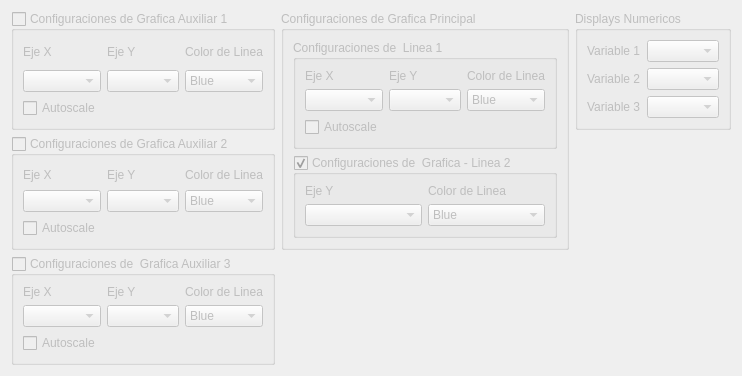
      <widget class="QWidget" name="tab_plot_config">
       <attribute name="title">
        <string>Configuracion de Graficas</string>
       </attribute>
       <layout class="QGridLayout" name="gridLayout_62">
        <item row="0" column="0">
         <widget class="QGroupBox" name="gb_auxplot_1_config">
          <property name="enabled">
           <bool>false</bool>
          </property>
          <property name="title">
           <string>Configuraciones de Grafica Auxiliar 1</string>
          </property>
          <property name="checkable">
           <bool>true</bool>
          </property>
          <property name="checked">
           <bool>false</bool>
          </property>
          <layout class="QGridLayout" name="gridLayout_3">
           <item row="0" column="0">
            <widget class="QLabel" name="lb_cbx_auxport_1_x">
             <property name="text">
              <string>Eje X</string>
             </property>
            </widget>
           </item>
           <item row="0" column="1">
            <widget class="QLabel" name="lb_cbx_auxport_1_y">
             <property name="text">
              <string>Eje Y</string>
             </property>
            </widget>
           </item>
           <item row="0" column="2">
            <widget class="QLabel" name="lb_cbx_auxport_1_linecolor">
             <property name="text">
              <string>Color de Linea</string>
             </property>
            </widget>
           </item>
           <item row="1" column="0">
            <widget class="QComboBox" name="cbx_auxport_1_x"/>
           </item>
           <item row="1" column="1">
            <widget class="QComboBox" name="cbx_auxport_1_y"/>
           </item>
           <item row="1" column="2">
            <widget class="QComboBox" name="cbx_auxport_1_linecolor">
             <item>
              <property name="text">
               <string>Blue</string>
              </property>
             </item>
             <item>
              <property name="text">
               <string>Green</string>
              </property>
             </item>
             <item>
              <property name="text">
               <string>Red</string>
              </property>
             </item>
             <item>
              <property name="text">
               <string>Yellow</string>
              </property>
             </item>
            </widget>
           </item>
           <item row="2" column="0">
            <widget class="QCheckBox" name="chbx_autoscale_auxport_1">
             <property name="text">
              <string>Autoscale</string>
             </property>
            </widget>
           </item>
          </layout>
         </widget>
        </item>
        <item row="0" column="1" rowspan="2">
         <widget class="QGroupBox" name="gb_mainplot_config">
          <property name="enabled">
           <bool>false</bool>
          </property>
          <property name="title">
           <string>Configuraciones de Grafica Principal</string>
          </property>
          <layout class="QGridLayout" name="gridLayout_9">
           <item row="1" column="0">
            <widget class="QGroupBox" name="gb_line_2_mainplot_config">
             <property name="minimumSize">
              <size>
               <width>191</width>
               <height>72</height>
              </size>
             </property>
             <property name="title">
              <string>Configuraciones de  Grafica - Linea 2</string>
             </property>
             <property name="checkable">
              <bool>true</bool>
             </property>
             <layout class="QGridLayout" name="gridLayout_6">
              <item row="0" column="0">
               <widget class="QLabel" name="lb_line_2_mainplot_y">
                <property name="text">
                 <string>Eje Y</string>
                </property>
               </widget>
              </item>
              <item row="0" column="1">
               <widget class="QLabel" name="lb_line_2_mainplot_linecolor">
                <property name="text">
                 <string>Color de Linea</string>
                </property>
               </widget>
              </item>
              <item row="1" column="0">
               <widget class="QComboBox" name="cbx_line_2_mainplot_y"/>
              </item>
              <item row="1" column="1">
               <widget class="QComboBox" name="cbx_line_2_mainplot_linecolor">
                <item>
                 <property name="text">
                  <string>Blue</string>
                 </property>
                </item>
                <item>
                 <property name="text">
                  <string>Green</string>
                 </property>
                </item>
                <item>
                 <property name="text">
                  <string>Red</string>
                 </property>
                </item>
                <item>
                 <property name="text">
                  <string>Yellow</string>
                 </property>
                </item>
               </widget>
              </item>
             </layout>
            </widget>
           </item>
           <item row="0" column="0">
            <widget class="QGroupBox" name="gb_line_1_mainplot_config">
             <property name="title">
              <string>Configuraciones de  Linea 1</string>
             </property>
             <layout class="QGridLayout" name="gridLayout_7">
              <item row="1" column="1">
               <widget class="QComboBox" name="cbx_line_1_mainplot_y"/>
              </item>
              <item row="1" column="2">
               <widget class="QComboBox" name="cbx_line_1_mainplot_linecolor">
                <item>
                 <property name="text">
                  <string>Blue</string>
                 </property>
                </item>
                <item>
                 <property name="text">
                  <string>Green</string>
                 </property>
                </item>
                <item>
                 <property name="text">
                  <string>Red</string>
                 </property>
                </item>
                <item>
                 <property name="text">
                  <string>Yellow</string>
                 </property>
                </item>
               </widget>
              </item>
              <item row="0" column="1">
               <widget class="QLabel" name="lb_line_1_mainplot_y">
                <property name="text">
                 <string>Eje Y</string>
                </property>
               </widget>
              </item>
              <item row="0" column="2">
               <widget class="QLabel" name="lb_line_1_mainplot_linecolor">
                <property name="text">
                 <string>Color de Linea</string>
                </property>
               </widget>
              </item>
              <item row="1" column="0">
               <widget class="QComboBox" name="cbx_line_1_mainplot_x"/>
              </item>
              <item row="2" column="0">
               <widget class="QCheckBox" name="chbx_autoscale_mainplot">
                <property name="text">
                 <string>Autoscale</string>
                </property>
               </widget>
              </item>
              <item row="0" column="0">
               <widget class="QLabel" name="lb_line_1_mainplot_x">
                <property name="text">
                 <string>Eje X</string>
                </property>
               </widget>
              </item>
             </layout>
            </widget>
           </item>
          </layout>
         </widget>
        </item>
        <item row="0" column="2">
         <widget class="QGroupBox" name="gb_displays_config">
          <property name="enabled">
           <bool>false</bool>
          </property>
          <property name="title">
           <string>Displays Numericos</string>
          </property>
          <layout class="QGridLayout" name="gridLayout_21">
           <item row="0" column="0">
            <widget class="QLabel" name="lb_var_1_select">
             <property name="text">
              <string>Variable 1</string>
             </property>
            </widget>
           </item>
           <item row="0" column="1">
            <widget class="QComboBox" name="cbx_var_1_select"/>
           </item>
           <item row="1" column="0">
            <widget class="QLabel" name="lb_var_2_select">
             <property name="text">
              <string>Variable 2</string>
             </property>
            </widget>
           </item>
           <item row="1" column="1">
            <widget class="QComboBox" name="cbx_var_2_select"/>
           </item>
           <item row="2" column="0">
            <widget class="QLabel" name="lb_var_3_select">
             <property name="text">
              <string>Variable 3</string>
             </property>
            </widget>
           </item>
           <item row="2" column="1">
            <widget class="QComboBox" name="cbx_var_3_select"/>
           </item>
          </layout>
         </widget>
        </item>
        <item row="1" column="0">
         <widget class="QGroupBox" name="gb_auxplot_2_config">
          <property name="enabled">
           <bool>false</bool>
          </property>
          <property name="title">
           <string>Configuraciones de Grafica Auxiliar 2</string>
          </property>
          <property name="checkable">
           <bool>true</bool>
          </property>
          <property name="checked">
           <bool>false</bool>
          </property>
          <layout class="QGridLayout" name="gridLayout_4">
           <item row="0" column="0">
            <widget class="QLabel" name="lb_cbx_auxport_2_x">
             <property name="text">
              <string>Eje X</string>
             </property>
            </widget>
           </item>
           <item row="0" column="1">
            <widget class="QLabel" name="lb_cbx_auxport_2_y">
             <property name="text">
              <string>Eje Y</string>
             </property>
            </widget>
           </item>
           <item row="0" column="2">
            <widget class="QLabel" name="lb_cbx_auxport_2_linecolor">
             <property name="text">
              <string>Color de Linea</string>
             </property>
            </widget>
           </item>
           <item row="1" column="0">
            <widget class="QComboBox" name="cbx_auxport_2_x"/>
           </item>
           <item row="1" column="1">
            <widget class="QComboBox" name="cbx_auxport_2_y"/>
           </item>
           <item row="1" column="2">
            <widget class="QComboBox" name="cbx_auxport_2_linecolor">
             <item>
              <property name="text">
               <string>Blue</string>
              </property>
             </item>
             <item>
              <property name="text">
               <string>Green</string>
              </property>
             </item>
             <item>
              <property name="text">
               <string>Red</string>
              </property>
             </item>
             <item>
              <property name="text">
               <string>Yellow</string>
              </property>
             </item>
            </widget>
           </item>
           <item row="2" column="0">
            <widget class="QCheckBox" name="chbx_autoscale_auxport_2">
             <property name="text">
              <string>Autoscale</string>
             </property>
            </widget>
           </item>
          </layout>
         </widget>
        </item>
        <item row="2" column="0">
         <widget class="QGroupBox" name="gb_auxplot_3_config">
          <property name="enabled">
           <bool>false</bool>
          </property>
          <property name="title">
           <string>Configuraciones de  Grafica Auxiliar 3</string>
          </property>
          <property name="checkable">
           <bool>true</bool>
          </property>
          <property name="checked">
           <bool>false</bool>
          </property>
          <layout class="QGridLayout" name="gridLayout_5">
           <item row="1" column="1">
            <widget class="QComboBox" name="cbx_auxport_3_y"/>
           </item>
           <item row="1" column="2">
            <widget class="QComboBox" name="cbx_auxport_3_linecolor">
             <item>
              <property name="text">
               <string>Blue</string>
              </property>
             </item>
             <item>
              <property name="text">
               <string>Green</string>
              </property>
             </item>
             <item>
              <property name="text">
               <string>Red</string>
              </property>
             </item>
             <item>
              <property name="text">
               <string>Yellow</string>
              </property>
             </item>
            </widget>
           </item>
           <item row="0" column="1">
            <widget class="QLabel" name="lb_cbx_auxport_3_y">
             <property name="text">
              <string>Eje Y</string>
             </property>
            </widget>
           </item>
           <item row="0" column="2">
            <widget class="QLabel" name="lb_cbx_auxport_3_linecolor">
             <property name="text">
              <string>Color de Linea</string>
             </property>
            </widget>
           </item>
           <item row="1" column="0">
            <widget class="QComboBox" name="cbx_auxport_3_x"/>
           </item>
           <item row="2" column="0">
            <widget class="QCheckBox" name="chbx_autoscale_auxport_3">
             <property name="text">
              <string>Autoscale</string>
             </property>
            </widget>
           </item>
           <item row="0" column="0">
            <widget class="QLabel" name="lb_cbx_auxport_3_x">
             <property name="text">
              <string>Eje X</string>
             </property>
            </widget>
           </item>
          </layout>
         </widget>
        </item>
       </layout>
      </widget>
